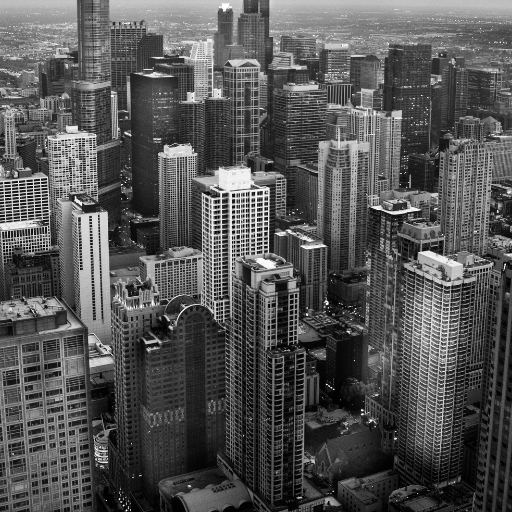
#> input picture src/imagenes/chicago.png, 512 x 512 px
$ jupyter execute --allow-errors Transformaciones.ipynb
#> lines starting #> are read from the running program, lines starting #| are printed output that depends on the picture
[cell 1]
import cv2 as cv
import os
import matplotlib.pyplot as plt
import numpy as np

[cell 2]
ROOT_DIR = os.path.abspath(os.curdir)
DIR = os.path.join(ROOT_DIR, "imagenes")
os.chdir(DIR)

[cell 3]
img = cv.imread('chicago.png')
#> img is the input picture: shape (512, 512, 3); min 0, max 255, mean 84.9
img = cv.cvtColor(img, cv.COLOR_BGR2GRAY)
#> img: shape (512, 512)
plt.imshow(img, 'gray')
print(img.shape)
#| (512, 512)

[cell 4]
x = 60
y = 126
a,b  = img.shape
#> a = 512; b = 512
nuevo_img = np.zeros((a,b))
for i in range(a):
    for j in range(b):
        if (i + x) < a and (j + y) < b:
            nuevo_img[i + x,j + y] = img[i,j]
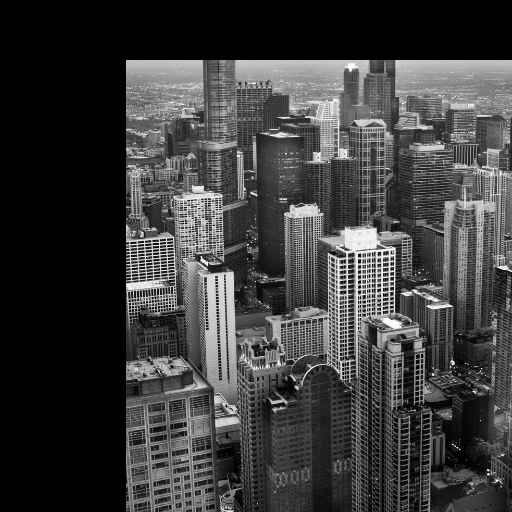
#> nuevo_img: shape (512, 512) float64; min 0, max 254, mean 60.1

plt.imshow(nuevo_img, 'gray')

[cell 5]
x = 80
y = 190
a,b  = img.shape
nuevo_img = np.zeros((a,b))
for i in range(a - 1, -1, -1):
    for j in range(b - 1, -1, -1):
        if (i - x) > 0 and (j - y) > 0:
            nuevo_img[i - x,j - y] = img[i,j]
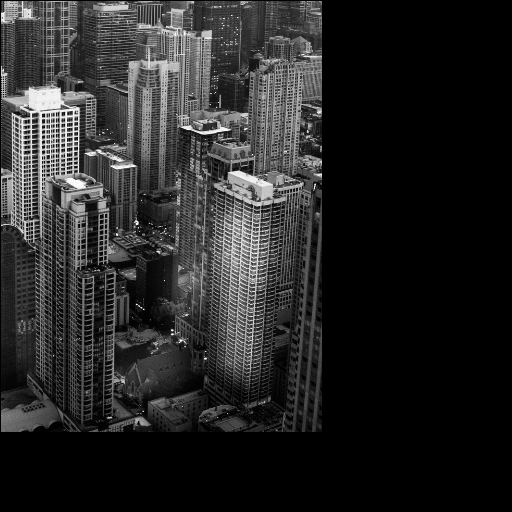
#> nuevo_img: shape (512, 512) float64; min 0, max 254, mean 38.8

plt.imshow(nuevo_img, 'gray')

#> (a cell that did not finish here is left out)

#> (a cell that did not finish here is left out)

[cell 8]
#interpolacion
fx = 2.0
fy = 2.0
 # Expansión de interpolación de vecino más cercano
#> (the rest of this cell did not finish here and is left out)

[cell 9]
# [6 lines of commented-out code are left out]
I = cv.imread('frutos_rojos.png',0)
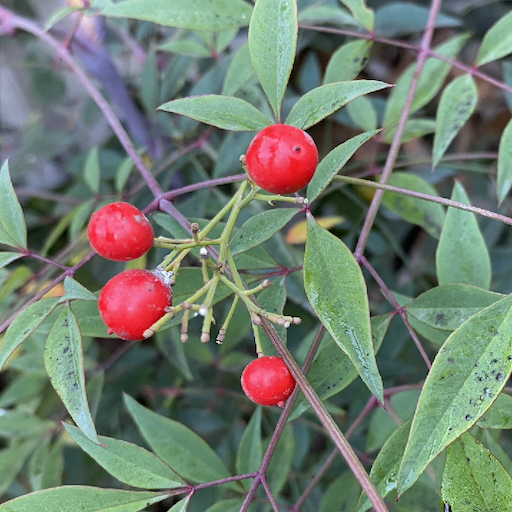
#> input picture src/imagenes/frutos_rojos.png, 512 x 512 px
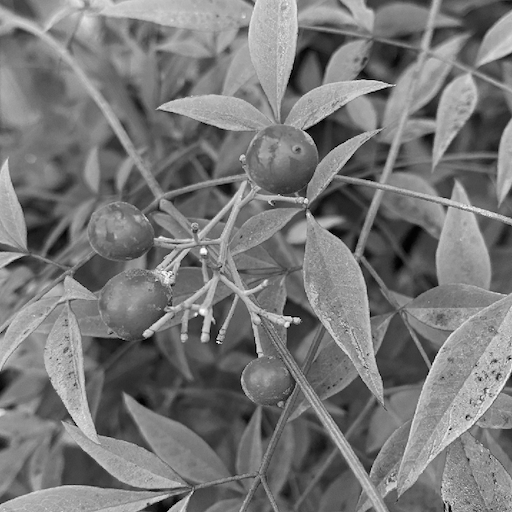
#> I: shape (512, 512); min 0, max 253, mean 119.4
#> (the rest of this cell did not finish here and is left out)
